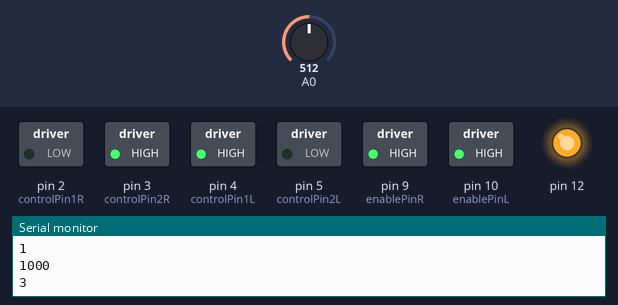
A sketch run on a simulated Arduino Uno, built with avr-gcc and run on an emulated ATmega328P. Shown: switched loads named in the sketch (green lamp = pin HIGH), output pins drawn as LEDs (lit = HIGH), the last lines printed to the serial monitor. The inputs (shaded band) are chosen by the test bench; at power-on: A0 = 512. Random numbers use the default seed unless the sketch sets one.

Above: at 4.2 s.
4.3 s: A0 set to 612
At 6.9 s:
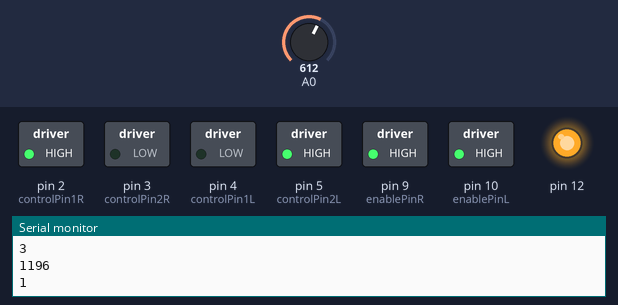
7.3 s: A0 set to 635
At 8.3 s:
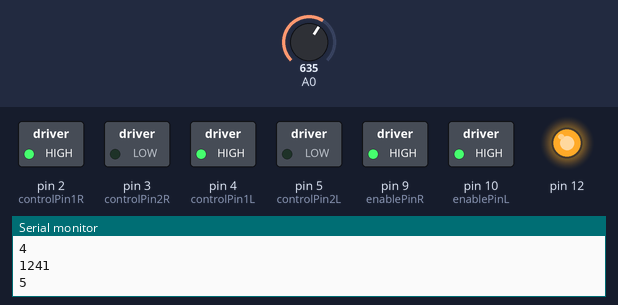
12.3 s: A0 set to 900
At 19.5 s:
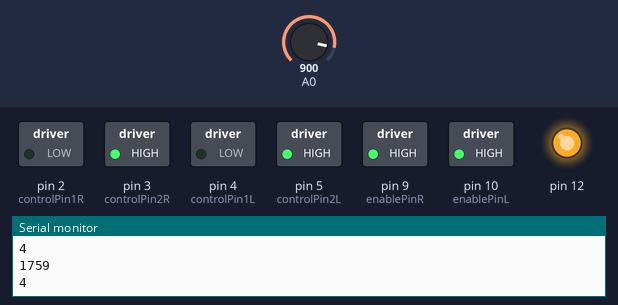
Timing chart, 0 to 19.8 s (numbered marks = the images above; inputs shaded):
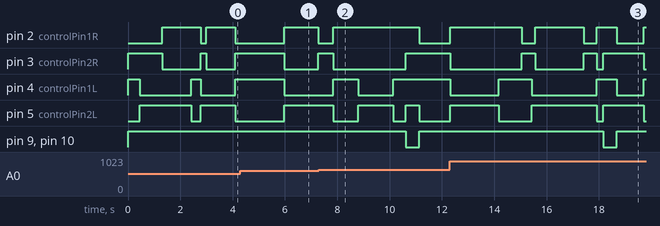

The sketch:

Robot_v1.ino
```cpp
//Written by TOmas de Camino

int lux;

const int controlPin1R =  2;
const int controlPin2R = 3;
const int controlPin1L =  4;
const int controlPin2L = 5;
const int enablePinR= 9;
const int enablePinL= 10;

void setup(){
  Serial.begin(9600);
  pinMode(12,OUTPUT);
  pinMode(controlPin1R,OUTPUT);
  pinMode(controlPin2R,OUTPUT);
  pinMode(controlPin1L,OUTPUT);
  pinMode(controlPin2L,OUTPUT);
  pinMode(enablePinR,OUTPUT);
  pinMode(enablePinL,OUTPUT);
  digitalWrite(enablePinR,LOW);
  digitalWrite(enablePinL,LOW);
  digitalWrite(12,HIGH);
}

void loop(){
  lux = constrain(map(analogRead(A0),0,1023,0,2000),0,2000);
  Serial.println(lux);
  int var = random(1,6);
  Serial.println(var);
  int time = random(100,1000);
  switch (var) {
  case 1:
    mForward(100+lux);
    break;
  case 2:
    mStop();
    delay(500);
    break;
  case 3:
    mBackward(time);
    break;
  case 4:
    mRight(time);
    break;
  case 5:
    mLeft(time);
    break;
  }


}

void mBackward(int time){
  //motor der
  digitalWrite(controlPin1R,LOW);
  digitalWrite(controlPin2R,HIGH);
  //motor izq
  digitalWrite(controlPin1L,HIGH);
  digitalWrite(controlPin2L,LOW);
  analogWrite(enablePinR,255);
  analogWrite(enablePinL,255);
  delay(time);
}

void mForward(int time){
  //motor der
  digitalWrite(controlPin1R,HIGH);
  digitalWrite(controlPin2R,LOW);
  //motor izq
  digitalWrite(controlPin1L,LOW);
  digitalWrite(controlPin2L,HIGH);
  analogWrite(enablePinL,255);
  analogWrite(enablePinR,255);
  delay(time);
}

void mRight(int time){
  //motor der
  digitalWrite(controlPin1R,LOW);
  digitalWrite(controlPin2R,HIGH);
  //motor izq
  digitalWrite(controlPin1L,LOW);
  digitalWrite(controlPin2L,HIGH);
  analogWrite(enablePinL,255);
  analogWrite(enablePinR,255);
  delay(time);
}


void mLeft(int time){
  //motor der
  digitalWrite(controlPin1R,HIGH);
  digitalWrite(controlPin2R,LOW);
  //motor izq
  digitalWrite(controlPin1L,HIGH);
  digitalWrite(controlPin2L,LOW);
  analogWrite(enablePinL,255);
  analogWrite(enablePinR,255);
  delay(time);
}

void mStop(){
  //motor der
  digitalWrite(controlPin1R,HIGH);
  digitalWrite(controlPin2R,HIGH);
  //motor izq
  digitalWrite(controlPin1L,HIGH);
  digitalWrite(controlPin2L,HIGH);
  analogWrite(enablePinR,LOW);
  analogWrite(enablePinL,LOW);
}
```

Measured:
- the behaviour switches between 624 and 625 on A0 (found by bisection; images 1 and 2)
